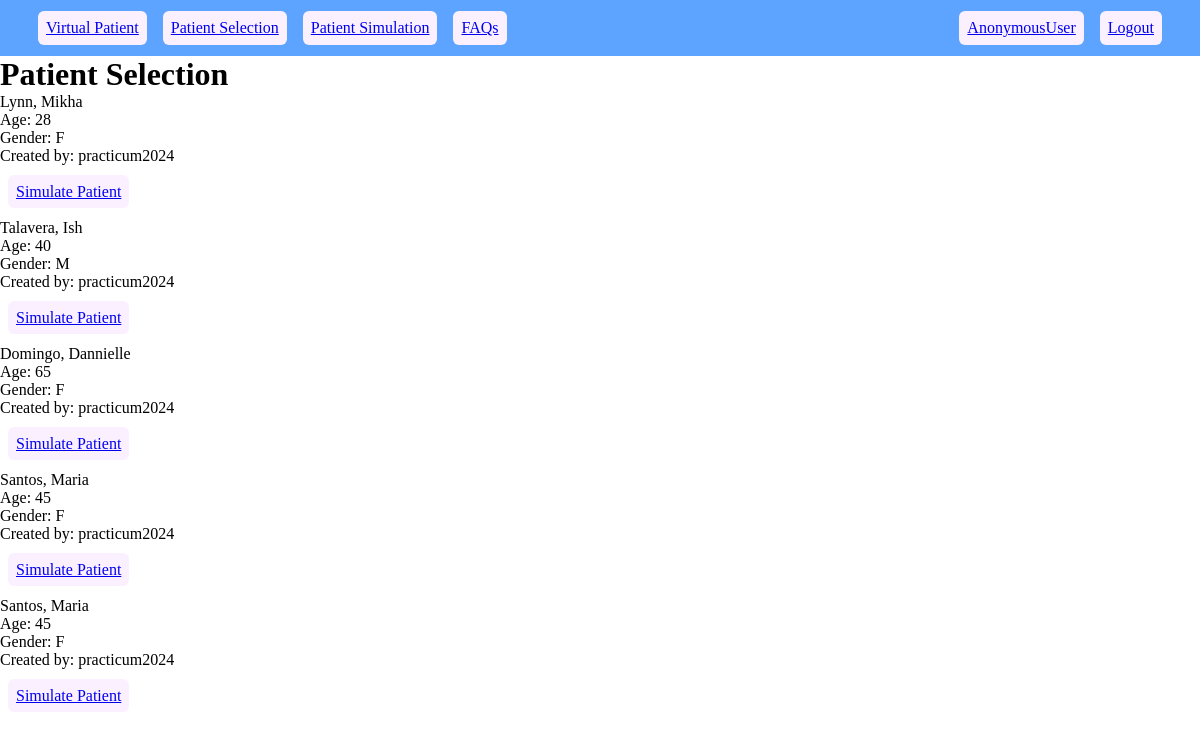
/select/, run on an earlier commit of the app's database.
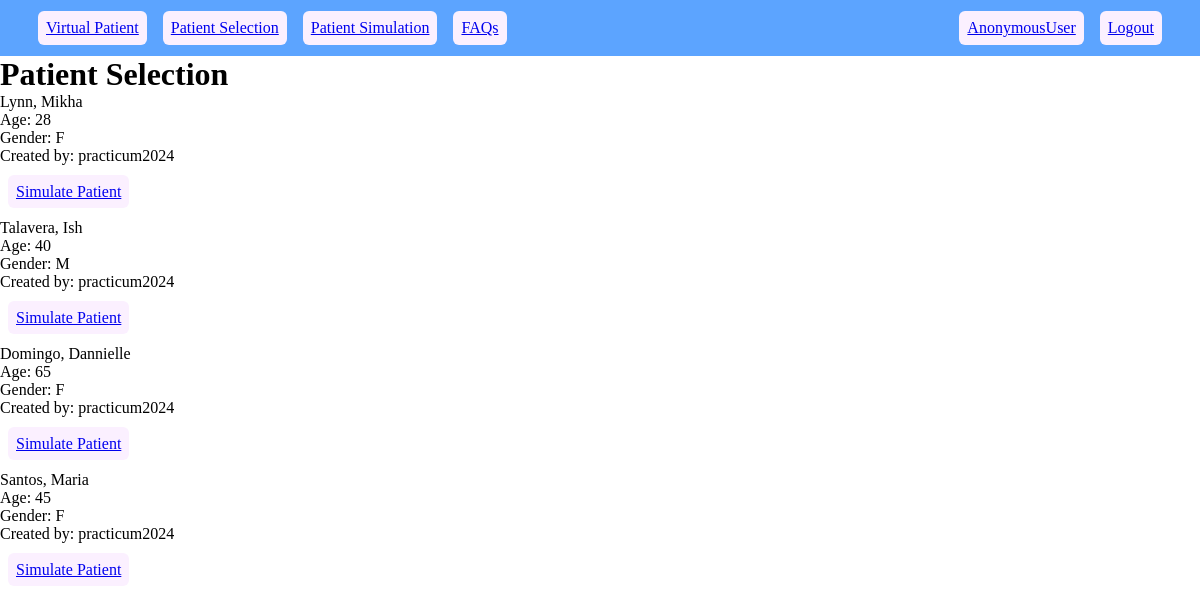
And on a later commit of the database.
### virtualpatient/models.py (models this page shows, shortened)
class Patient(models.Model):
    first_name = models.CharField(max_length=50, null=True)
    last_name = models.CharField(max_length=50, null=True)
    age = models.IntegerField(null=True, blank=True)
    sex = models.CharField(max_length=1, choices=[
        ('M', 'Male'),
        ('F', 'Female'),
    ], null=True)
    height = models.FloatField(help_text="Height in cm", null=True)
    weight = models.FloatField(help_text="Weight in kg", null=True)
    description = models.TextField(blank=True, null=True)
    symptoms = models.TextField(blank=True, null=True)
    notes = models.TextField(blank=True, null=True)
    illness_to_be_diagnosed = models.CharField(max_length=255, blank=True, null=True)
    created_by = models.ForeignKey(User, on_delete=models.CASCADE)

### virtualpatient/views.py (the view)
# urls.py: path('select/', views.select, name='select'),
def select(request):
    patients = Patient.objects.all()
    context = {'patients': patients, 'is_teacher': request.user.groups.filter(name='teacher').exists()}
    return render(request, 'virtualpatient/select.html', context)

### virtualpatient/templates/virtualpatient/select.html
{% extends 'virtualpatient/base.html' %}
{% load static %}
{% block content %}
    <h1>Patient Selection</h1>
    {% for patient in patients %}
        <div>
            <p>{{patient.last_name}}, {{patient.first_name}}</p>
            <p>Age: {{patient.age}}</p>
            <p>Gender: {{patient.sex}}</p>
            <p>Created by: {{patient.created_by}}</p>
            <br>
            <a href="{% url 'simulate' %}">Simulate Patient</a>
            <br><br>
        </div>
    {% endfor %}
{% endblock %}

What changed in the data, as far as the page shows it:
removed Patient: last_name "Santos", first_name "Maria", age "45", sex "F", created_by "practicum2024"
